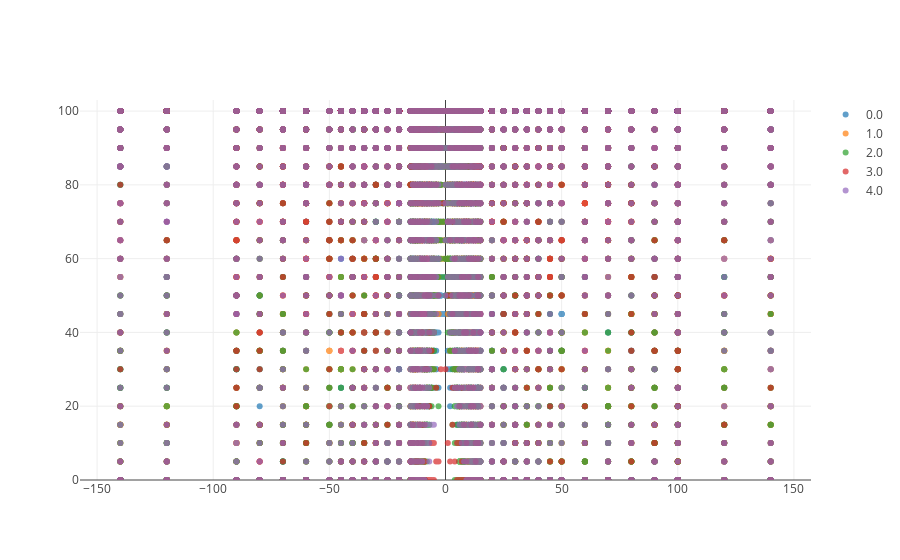

Notebook code cell kept with this figure:
### Code cell
figure = go.Figure()

for mode_id in filtered_df["Mode"].unique():
#     print(mode_id)
#     if mode_id==1:
#         print('prout')

    mode_filter = (filtered_df["Mode"] == mode_id)
    mode_df = filtered_df.where(mode_filter).dropna()
    
    
    trace = go.Scatter(
        x=mode_df["TimeDelta"],
        y=mode_df["PRR"],
#         hoverinfo='skip',
        mode='markers',
#         fill='toself',
#         fillcolor=colors.light_orange,
#         line=dict(color=colors.light_orange, width=0),
        showlegend=True,
        name='%s' % mode_id,
        opacity=0.7,
    )
    figure.add_trace(trace)

    
custom_layout = {
    "title":None,
#     "width":linewidth_px,
#     "height":220,
#     "font":{"size":font_size},
    "margin":dict(l=30, r=0, t=45, b=45),
    "xaxis":{
#         'title':{'font':{'size':font_size}},
            },
    "yaxis":{
        'range':[0,103]
    },
#     "legend":{'font':{'size':font_size}}
}
figure.update_layout(custom_layout)
figure.show()

### Figure 1 — Plotly figure (JSON) as saved in the notebook; plotly's stock layout.template omitted (floating-point values rounded to 4 significant figures; data arrays with more than 128 entries replaced by an {"elided": "..."} marker saying what was removed)
{"data": [{"mode": "markers", "name": "0.0", "opacity": 0.7, "showlegend": true, "type": "scatter", "x": {"elided": "8260 int values"}, "y": {"elided": "8260 int values"}}, {"mode": "markers", "name": "1.0", "opacity": 0.7, "showlegend": true, "type": "scatter", "x": {"elided": "8260 int values"}, "y": {"elided": "8260 int values"}}, {"mode": "markers", "name": "2.0", "opacity": 0.7, "showlegend": true, "type": "scatter", "x": {"elided": "8260 int values"}, "y": {"elided": "8260 int values"}}, {"mode": "markers", "name": "3.0", "opacity": 0.7, "showlegend": true, "type": "scatter", "x": {"elided": "8260 int values"}, "y": {"elided": "8260 int values"}}, {"mode": "markers", "name": "4.0", "opacity": 0.7, "showlegend": true, "type": "scatter", "x": {"elided": "8260 int values"}, "y": {"elided": "8260 int values"}}], "layout": {"title": {}, "yaxis": {"range": [0, 103]}}}
